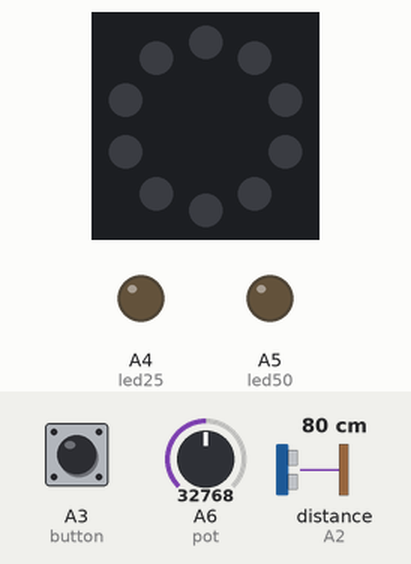
The program below on a simulated Circuit Playground running CircuitPython. Parts: the board's ring of 10 RGB LEDs (number 0 left of the top, counting anticlockwise), output pins drawn as LEDs (lit = HIGH). The test bench sets the inputs (shaded band); at power-on: A3 (button) LOW, A6 (pot) = 32768, distance to the obstacle (sensor on A2) 80 cm (analog values on the 0–65535 scale). The echo pulse lasts 58.3 µs per cm; dim RGB values are drawn brighter than linear.

Above: at 1.2 s.
1.3 s: A3 (button) pulsed HIGH 5 times (0.12 s each, 0.3 s apart)
At 1.77 s:
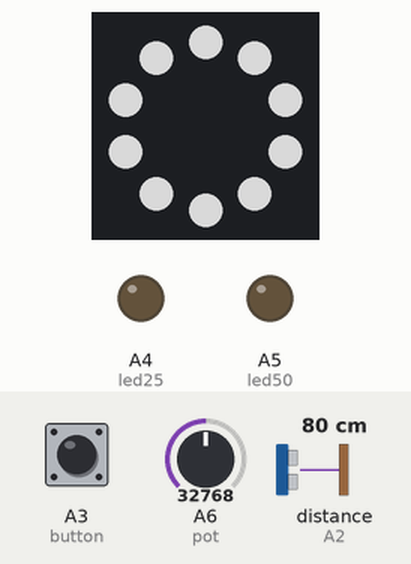
At 2.41 s:
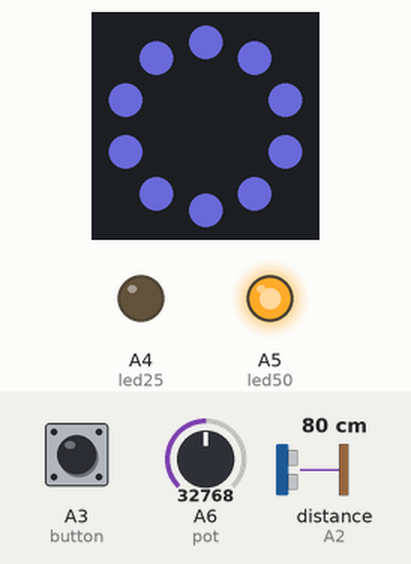
Timing chart, 0 to 4.3 s (numbered marks = the images above; inputs shaded):
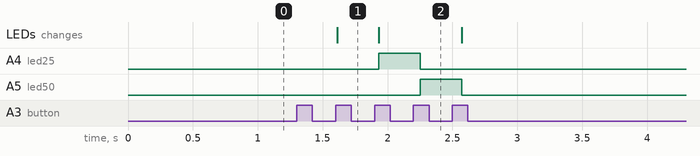

Measured:
- after the input at 1.3 s, A4 (led25): LOW → HIGH after 0.63 s, → LOW 0.32 s later; A5 (led50): LOW → HIGH after 0.95 s, → LOW 0.32 s later; the LEDs: change after 0.31 s (image 1)

The program:

BenchTest_r7.py
```python
"""Bench testing for PCHR 25/50 Lamp project"""

# import modules
import board
import time
import adafruit_hcsr04
import analogio
import simpleio
from digitalio import DigitalInOut, Direction, Pull
from adafruit_circuitplayground import cp

# declare objects and variables

# STEMMA button
button = DigitalInOut(board.A3)
button.direction = Direction.INPUT
button.pull = Pull.DOWN
buttonPrev = True
buttonTime = 0

# indicator LEDs for Pomodoros
led25 = DigitalInOut(board.A4)
led25.direction = Direction.OUTPUT
led50 = DigitalInOut(board.A5)
led50.direction = Direction.OUTPUT

# ultrasonic sensor
sonar = adafruit_hcsr04.HCSR04(trigger_pin=board.A1, echo_pin=board.A2)

# potentiometer
pot = analogio.AnalogIn(board.A6)

# declare the lamp modes
lightMode = 0
LAMP_OFF = 0
LAMP_ON = 1
POMO_25 = 2
POMO_50 = 3
POMO_EXP = 4
POMO_BREAK = 5
POMO_LONG_BREAK = 6

# measure the total number of Pomodoro intervals
pomoTotal = 0

# measure the distance of the user when starting a Pomodoro interval
userDist = 0
# the distance above the userDist for sensing user departure
userDistThresh = 6

# the color values
WHITE = (255, 255, 255)
BLUE = (125, 125, 255)
ORANGE = (255, 125, 0)
RED = (255, 100, 100)

# brightness variable for controlling
pixelBrightness = 0.2

# flashing the neopixels on Pomodoro interval end
flashInterval = 0.3

# loop forever
while True:

    # convert sonar.distance to inches
    distInches = sonar.distance * 0.3937

    # convert pot.value to voltage
    potVoltage = (pot.value * 3.3) / 65536

    # preventing button press from registering during flash or break
    if lightMode != POMO_EXP and lightMode != POMO_BREAK:
        # check for button press
        if button.value != buttonPrev:
            buttonPrev = button.value
            if button.value is False:
                buttonTime = time.monotonic()
            else:
                # button hold returns to LAMP_OFF
                if time.monotonic() >= buttonTime + 1:
                    lightMode = LAMP_OFF
                else:
                    lightMode += 1
                    timeNow = time.monotonic()
                    if lightMode > 3:
                        lightMode = 0

    if lightMode == LAMP_OFF:
        color = 0
        led25.value = False
        led50.value = False

    elif lightMode == LAMP_ON:
        color = WHITE
        led25.value = False
        led50.value = False

    elif lightMode == POMO_25:
        pomoInt = 5
        pomoBreak = 2.5
        led25.value = True
        led50.value = False
        color = BLUE
        if time.monotonic() >= timeNow + pomoInt:
            flashTime = time.monotonic() + flashInterval
            userDist = distInches
            pomoTotal += 0.5
            lightMode = POMO_EXP

    elif lightMode == POMO_50:
        pomoInt = 10
        pomoBreak = 5
        led25.value = False
        led50.value = True
        color = BLUE
        if time.monotonic() >= timeNow + pomoInt:
            flashTime = time.monotonic() + flashInterval
            userDist = distInches
            pomoTotal += 1
            lightMode = POMO_EXP

    elif lightMode == POMO_EXP:
        if time.monotonic() >= flashTime:
            if color == 0:
                color = BLUE
            elif color == BLUE:
                color = 0
            flashTime += flashInterval
        elif distInches >= userDist + userDistThresh:
            timeNow = time.monotonic()
            if pomoTotal >= 2:
                lightMode = POMO_LONG_BREAK
            else:
                lightMode = POMO_BREAK

    elif lightMode == POMO_BREAK:
        color = ORANGE
        if time.monotonic() >= timeNow + pomoBreak:
            lightMode = LAMP_ON

    elif lightMode == POMO_LONG_BREAK:
        color = RED
        pomoBreak = 15
        if time.monotonic() >= timeNow + pomoBreak:
            pomoTotal = 0
            lightMode = LAMP_ON

    # map the input of potVoltage to pixelBrightness
    pixelBrightness = float(simpleio.map_range(potVoltage, 0, 3.3, 0.1, 1))

    cp.pixels.fill(color)
    cp.pixels.show()
    cp.pixels.brightness = pixelBrightness
    time.sleep(0.1)
```
